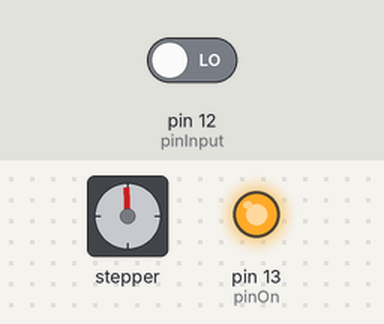
Recording of a sketch running on a simulated Arduino Uno, built with avr-gcc and run on an emulated ATmega328P. Shown: stepper motor, output pins drawn as LEDs (lit = HIGH). The inputs (shaded band) are chosen by the test bench; at power-on: pin 12 (pinInput) LOW. Stepper angles assume 200 steps per turn.

Above: at 0.05 s.
At 1.3 s:
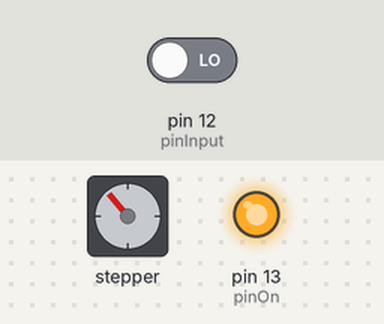
At 2.6 s:
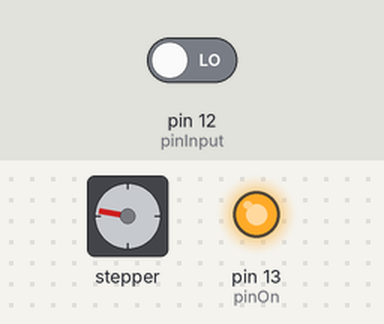
At 8.3 s:
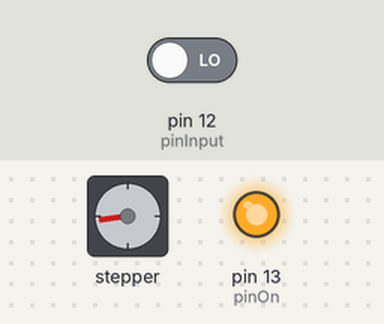
Timing chart, 0 to 10.8 s (numbered marks = the images above):
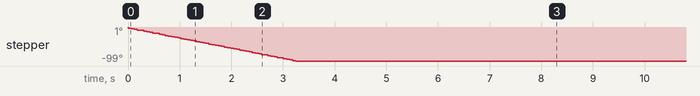

Measured:
- by itself, stepper: turns 99° counter-clockwise in 3.2 s, then 99° clockwise in 3.2 s, then 99° counter-clockwise in 3.2 s, then 99° clockwise in 3.2 s, and so on

The sketch:

sketch_oct01a.ino
```cpp
#include <Stepper.h>


int pinInput;
int pinOn;
Stepper stepper = Stepper(200, 8, 9, 10, 11);


void setup() {

  // Use GPIO Pin 13 as output.
  int pinOne = 8;
  int pinTwo = 9;
  int pinThree = 10;
  int pinFour = 11;
  pinInput = 12;
  pinOn = 13;

  stepper = Stepper(200, pinOne, pinTwo, pinThree, pinFour);
  stepper.setSpeed(5);

  pinMode(pinOn, OUTPUT);
  digitalWrite(pinOn, 1);

  pinMode(pinInput, INPUT);

}

void loop() {
  digitalRead(pinInput);


  stepper.step(-55);

  delay(10000);

  stepper.step(55);

}
```
